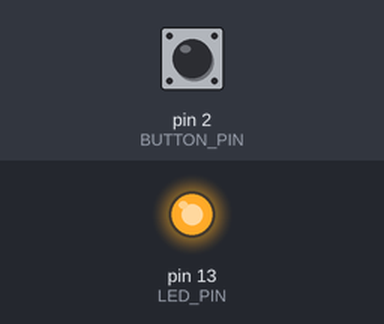
This sketch was run on a simulated Arduino Uno, built with avr-gcc and run on an emulated ATmega328P. Shown: output pins drawn as LEDs (lit = HIGH). Inputs (shaded band) come from the test bench; at power-on: pin 2 (BUTTON_PIN) LOW.

Above: at 1.2 s.
1.3 s: pin 2 (BUTTON_PIN) pulled HIGH for 0.15 s
At 1.37 s:
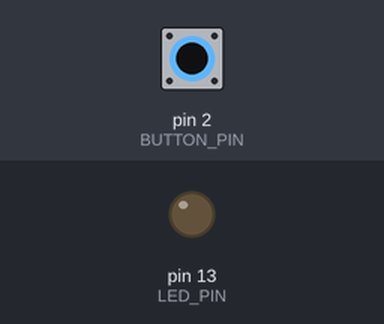
2.9 s: pin 2 (BUTTON_PIN) pulled HIGH for 3.2 s
At 7.3 s:
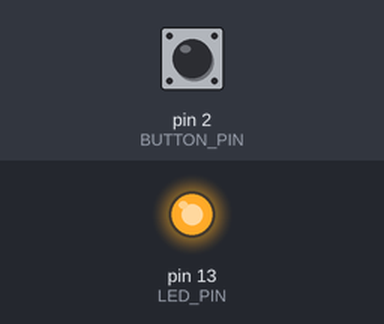
Timing chart, 0 to 8.8 s (numbered marks = the images above; inputs shaded):
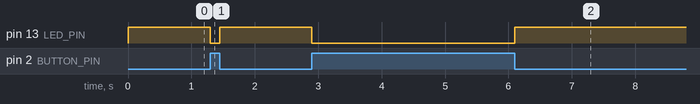

Measured:
- after the input at 1.3 s, pin 13 (LED_PIN): HIGH → LOW at once, → HIGH 0.15 s later
- after the input at 2.9 s, pin 13 (LED_PIN): HIGH → LOW at once, → HIGH 3.2 s later

The sketch:

Day_2_Code_Button_Test.ino
```cpp
// Connect push button to a pullup resistor and GND (follow Day 2 instructions)
// Connect node with pullup resistor and push button to Arduino pin 2

// Expected Behavior
// When button is held, the LED on the Arduino is on
// When button is not held, LED on the Arduino is off
// This tests the functionality of button subassembly


#define BUTTON_PIN  2
#define LED_PIN     13

void setup(){
    pinMode(LED_PIN, OUTPUT);   // Set LED pin to ouput
    pinMode(BUTTON_PIN, INPUT); // Set button pin to input
}

void loop(){
    if( digitalRead(BUTTON_PIN) ){      // If button is not pressed
        digitalWrite(LED_PIN, LOW);     // Turn LED off
    }
    else{                               // If button is pressed
        digitalWrite(LED_PIN, HIGH);    // Turn LED on
    }
}
```
